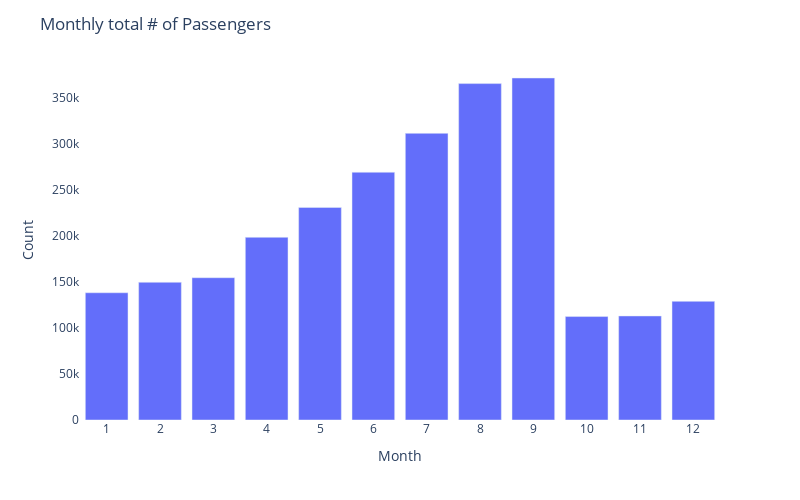

The notebook cell this image was saved under:
### Code cell
# Hypothesis 3: Do we have increase in traffic from May to October?

df = jetrail.groupby('Month')[['Count']].sum()

fig = px.bar(df, 
             x = df.index, 
             y = df.Count,
             width = 800, height = 500)
fig.update_layout(title = 'Monthly total # of Passengers',
                  xaxis_type='category',
                  plot_bgcolor='rgba(0,0,0,0)')

### Figure 1 — Plotly figure (JSON) as saved in the notebook; plotly's stock layout.template omitted (floating-point values rounded to 4 significant figures)
{"data": [{"alignmentgroup": "True", "hovertemplate": "Month=%{x}<br>Count=%{y}<extra></extra>", "legendgroup": "", "marker": {"color": "#636efa", "pattern": {"shape": ""}}, "name": "", "offsetgroup": "", "orientation": "v", "showlegend": false, "textposition": "auto", "type": "bar", "x": [1, 2, 3, 4, 5, 6, 7, 8, 9, 10, 11, 12], "xaxis": "x", "y": [138112, 149448, 154442, 198260, 230722, 268882, 311098, 365144, 371196, 112284, 112916, 128762], "yaxis": "y"}], "layout": {"barmode": "relative", "height": 500, "legend": {"tracegroupgap": 0}, "margin": {"t": 60}, "plot_bgcolor": "rgba(0,0,0,0)", "title": {"text": "Monthly total # of Passengers"}, "width": 800, "xaxis": {"anchor": "y", "domain": [0, 1], "title": {"text": "Month"}, "type": "category"}, "yaxis": {"anchor": "x", "domain": [0, 1], "title": {"text": "Count"}}}}
